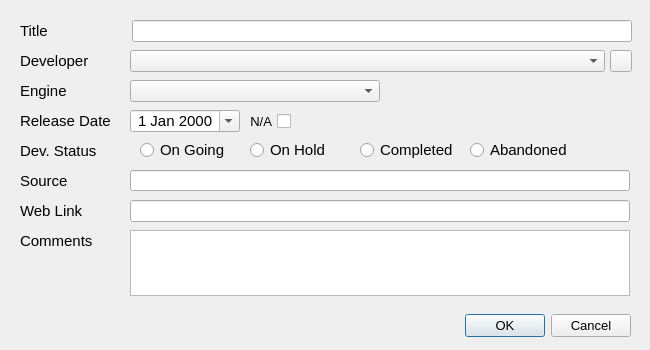
<?xml version="1.0" encoding="UTF-8"?>
<ui version="4.0">
 <class>Dialog</class>
 <widget class="QDialog" name="Dialog">
  <property name="geometry">
   <rect>
    <x>0</x>
    <y>0</y>
    <width>650</width>
    <height>350</height>
   </rect>
  </property>
  <property name="sizePolicy">
   <sizepolicy hsizetype="Fixed" vsizetype="Fixed">
    <horstretch>0</horstretch>
    <verstretch>0</verstretch>
   </sizepolicy>
  </property>
  <property name="minimumSize">
   <size>
    <width>650</width>
    <height>350</height>
   </size>
  </property>
  <property name="maximumSize">
   <size>
    <width>650</width>
    <height>350</height>
   </size>
  </property>
  <property name="font">
   <font>
    <pointsize>10</pointsize>
   </font>
  </property>
  <property name="windowTitle">
   <string>Add New Title</string>
  </property>
  <property name="windowIcon">
   <iconset>
    <normaloff>assets/drawer.png</normaloff>assets/drawer.png</iconset>
  </property>
  <property name="sizeGripEnabled">
   <bool>false</bool>
  </property>
  <property name="modal">
   <bool>false</bool>
  </property>
  <widget class="QDialogButtonBox" name="buttonBox">
   <property name="geometry">
    <rect>
     <x>290</x>
     <y>310</y>
     <width>341</width>
     <height>32</height>
    </rect>
   </property>
   <property name="font">
    <font>
     <pointsize>10</pointsize>
    </font>
   </property>
   <property name="orientation">
    <enum>Qt::Horizontal</enum>
   </property>
   <property name="standardButtons">
    <set>QDialogButtonBox::Cancel|QDialogButtonBox::Ok</set>
   </property>
  </widget>
  <widget class="QLineEdit" name="lineEdit">
   <property name="geometry">
    <rect>
     <x>132</x>
     <y>20</y>
     <width>500</width>
     <height>22</height>
    </rect>
   </property>
   <property name="font">
    <font>
     <pointsize>11</pointsize>
    </font>
   </property>
   <property name="text">
    <string/>
   </property>
  </widget>
  <widget class="QLineEdit" name="lineEdit_2">
   <property name="geometry">
    <rect>
     <x>130</x>
     <y>170</y>
     <width>500</width>
     <height>21</height>
    </rect>
   </property>
   <property name="font">
    <font>
     <pointsize>11</pointsize>
    </font>
   </property>
  </widget>
  <widget class="QLineEdit" name="lineEdit_3">
   <property name="geometry">
    <rect>
     <x>130</x>
     <y>200</y>
     <width>500</width>
     <height>22</height>
    </rect>
   </property>
   <property name="font">
    <font>
     <pointsize>11</pointsize>
    </font>
   </property>
  </widget>
  <widget class="QLabel" name="label">
   <property name="geometry">
    <rect>
     <x>20</x>
     <y>20</y>
     <width>111</width>
     <height>22</height>
    </rect>
   </property>
   <property name="font">
    <font>
     <family>Segoe UI</family>
     <pointsize>11</pointsize>
     <bold>false</bold>
    </font>
   </property>
   <property name="text">
    <string>Title</string>
   </property>
  </widget>
  <widget class="QLabel" name="label_2">
   <property name="geometry">
    <rect>
     <x>20</x>
     <y>50</y>
     <width>111</width>
     <height>22</height>
    </rect>
   </property>
   <property name="font">
    <font>
     <family>Segoe UI</family>
     <pointsize>11</pointsize>
     <bold>false</bold>
    </font>
   </property>
   <property name="text">
    <string>Developer</string>
   </property>
  </widget>
  <widget class="QLabel" name="label_3">
   <property name="geometry">
    <rect>
     <x>20</x>
     <y>110</y>
     <width>111</width>
     <height>22</height>
    </rect>
   </property>
   <property name="font">
    <font>
     <family>Segoe UI</family>
     <pointsize>11</pointsize>
     <bold>false</bold>
    </font>
   </property>
   <property name="text">
    <string>Release Date</string>
   </property>
  </widget>
  <widget class="QComboBox" name="comboBox">
   <property name="geometry">
    <rect>
     <x>130</x>
     <y>50</y>
     <width>475</width>
     <height>22</height>
    </rect>
   </property>
  </widget>
  <widget class="QLabel" name="label_4">
   <property name="geometry">
    <rect>
     <x>20</x>
     <y>170</y>
     <width>111</width>
     <height>22</height>
    </rect>
   </property>
   <property name="font">
    <font>
     <family>Segoe UI</family>
     <pointsize>11</pointsize>
     <bold>false</bold>
    </font>
   </property>
   <property name="text">
    <string>Source</string>
   </property>
  </widget>
  <widget class="QDateEdit" name="dateEdit">
   <property name="geometry">
    <rect>
     <x>130</x>
     <y>110</y>
     <width>110</width>
     <height>22</height>
    </rect>
   </property>
   <property name="font">
    <font>
     <pointsize>11</pointsize>
     <bold>false</bold>
    </font>
   </property>
   <property name="frame">
    <bool>true</bool>
   </property>
   <property name="alignment">
    <set>Qt::AlignCenter</set>
   </property>
   <property name="minimumDate">
    <date>
     <year>2000</year>
     <month>1</month>
     <day>1</day>
    </date>
   </property>
   <property name="calendarPopup">
    <bool>true</bool>
   </property>
   <property name="date">
    <date>
     <year>2000</year>
     <month>1</month>
     <day>1</day>
    </date>
   </property>
  </widget>
  <widget class="QPushButton" name="pushButton">
   <property name="geometry">
    <rect>
     <x>610</x>
     <y>50</y>
     <width>22</width>
     <height>22</height>
    </rect>
   </property>
   <property name="font">
    <font>
     <pointsize>11</pointsize>
     <bold>true</bold>
    </font>
   </property>
   <property name="toolTip">
    <string>Add New Developer</string>
   </property>
   <property name="text">
    <string/>
   </property>
   <property name="icon">
    <iconset>
     <normaloff>assets/add-dev.png</normaloff>assets/add-dev.png</iconset>
   </property>
  </widget>
  <widget class="QLabel" name="label_5">
   <property name="geometry">
    <rect>
     <x>20</x>
     <y>200</y>
     <width>111</width>
     <height>22</height>
    </rect>
   </property>
   <property name="font">
    <font>
     <family>Segoe UI</family>
     <pointsize>11</pointsize>
     <bold>false</bold>
    </font>
   </property>
   <property name="text">
    <string>Web Link</string>
   </property>
  </widget>
  <widget class="QLabel" name="label_6">
   <property name="geometry">
    <rect>
     <x>20</x>
     <y>80</y>
     <width>111</width>
     <height>22</height>
    </rect>
   </property>
   <property name="font">
    <font>
     <family>Segoe UI</family>
     <pointsize>11</pointsize>
     <bold>false</bold>
    </font>
   </property>
   <property name="text">
    <string>Engine</string>
   </property>
  </widget>
  <widget class="QComboBox" name="comboBox_2">
   <property name="geometry">
    <rect>
     <x>130</x>
     <y>80</y>
     <width>250</width>
     <height>22</height>
    </rect>
   </property>
   <property name="font">
    <font>
     <pointsize>11</pointsize>
    </font>
   </property>
  </widget>
  <widget class="QLabel" name="label_7">
   <property name="geometry">
    <rect>
     <x>20</x>
     <y>230</y>
     <width>111</width>
     <height>22</height>
    </rect>
   </property>
   <property name="font">
    <font>
     <family>Segoe UI</family>
     <pointsize>11</pointsize>
     <bold>false</bold>
    </font>
   </property>
   <property name="text">
    <string>Comments</string>
   </property>
  </widget>
  <widget class="QPlainTextEdit" name="plainTextEdit">
   <property name="geometry">
    <rect>
     <x>130</x>
     <y>230</y>
     <width>500</width>
     <height>66</height>
    </rect>
   </property>
   <property name="font">
    <font>
     <pointsize>11</pointsize>
    </font>
   </property>
   <property name="plainText">
    <string/>
   </property>
  </widget>
  <widget class="QCheckBox" name="checkBox">
   <property name="geometry">
    <rect>
     <x>240</x>
     <y>111</y>
     <width>51</width>
     <height>20</height>
    </rect>
   </property>
   <property name="toolTip">
    <string>Check if date not available</string>
   </property>
   <property name="layoutDirection">
    <enum>Qt::RightToLeft</enum>
   </property>
   <property name="text">
    <string>N/A</string>
   </property>
  </widget>
  <widget class="QLabel" name="label_8">
   <property name="geometry">
    <rect>
     <x>20</x>
     <y>140</y>
     <width>111</width>
     <height>22</height>
    </rect>
   </property>
   <property name="font">
    <font>
     <family>Segoe UI</family>
     <pointsize>11</pointsize>
     <bold>false</bold>
    </font>
   </property>
   <property name="text">
    <string>Dev. Status</string>
   </property>
  </widget>
  <widget class="QWidget" name="widget" native="true">
   <property name="geometry">
    <rect>
     <x>130</x>
     <y>130</y>
     <width>501</width>
     <height>40</height>
    </rect>
   </property>
   <widget class="QRadioButton" name="radioButton">
    <property name="geometry">
     <rect>
      <x>10</x>
      <y>10</y>
      <width>100</width>
      <height>20</height>
     </rect>
    </property>
    <property name="font">
     <font>
      <pointsize>11</pointsize>
     </font>
    </property>
    <property name="text">
     <string>On Going</string>
    </property>
   </widget>
   <widget class="QRadioButton" name="radioButton_2">
    <property name="geometry">
     <rect>
      <x>120</x>
      <y>10</y>
      <width>100</width>
      <height>20</height>
     </rect>
    </property>
    <property name="font">
     <font>
      <pointsize>11</pointsize>
     </font>
    </property>
    <property name="text">
     <string>On Hold</string>
    </property>
   </widget>
   <widget class="QRadioButton" name="radioButton_3">
    <property name="geometry">
     <rect>
      <x>230</x>
      <y>10</y>
      <width>100</width>
      <height>20</height>
     </rect>
    </property>
    <property name="font">
     <font>
      <pointsize>11</pointsize>
     </font>
    </property>
    <property name="text">
     <string>Completed</string>
    </property>
   </widget>
   <widget class="QRadioButton" name="radioButton_4">
    <property name="geometry">
     <rect>
      <x>340</x>
      <y>10</y>
      <width>100</width>
      <height>20</height>
     </rect>
    </property>
    <property name="font">
     <font>
      <pointsize>11</pointsize>
     </font>
    </property>
    <property name="text">
     <string>Abandoned</string>
    </property>
   </widget>
  </widget>
  <zorder>lineEdit_2</zorder>
  <zorder>buttonBox</zorder>
  <zorder>lineEdit</zorder>
  <zorder>lineEdit_3</zorder>
  <zorder>label</zorder>
  <zorder>label_2</zorder>
  <zorder>label_3</zorder>
  <zorder>comboBox</zorder>
  <zorder>label_4</zorder>
  <zorder>dateEdit</zorder>
  <zorder>pushButton</zorder>
  <zorder>label_5</zorder>
  <zorder>label_6</zorder>
  <zorder>comboBox_2</zorder>
  <zorder>label_7</zorder>
  <zorder>plainTextEdit</zorder>
  <zorder>checkBox</zorder>
  <zorder>label_8</zorder>
  <zorder>widget</zorder>
 </widget>
 <tabstops>
  <tabstop>lineEdit</tabstop>
  <tabstop>comboBox</tabstop>
  <tabstop>pushButton</tabstop>
  <tabstop>comboBox_2</tabstop>
  <tabstop>dateEdit</tabstop>
  <tabstop>checkBox</tabstop>
  <tabstop>radioButton</tabstop>
  <tabstop>radioButton_2</tabstop>
  <tabstop>radioButton_3</tabstop>
  <tabstop>radioButton_4</tabstop>
  <tabstop>lineEdit_2</tabstop>
  <tabstop>lineEdit_3</tabstop>
  <tabstop>plainTextEdit</tabstop>
 </tabstops>
 <resources/>
 <connections>
  <connection>
   <sender>buttonBox</sender>
   <signal>accepted()</signal>
   <receiver>Dialog</receiver>
   <slot>accept()</slot>
   <hints>
    <hint type="sourcelabel">
     <x>248</x>
     <y>254</y>
    </hint>
    <hint type="destinationlabel">
     <x>157</x>
     <y>274</y>
    </hint>
   </hints>
  </connection>
  <connection>
   <sender>buttonBox</sender>
   <signal>rejected()</signal>
   <receiver>Dialog</receiver>
   <slot>reject()</slot>
   <hints>
    <hint type="sourcelabel">
     <x>316</x>
     <y>260</y>
    </hint>
    <hint type="destinationlabel">
     <x>286</x>
     <y>274</y>
    </hint>
   </hints>
  </connection>
 </connections>
</ui>
